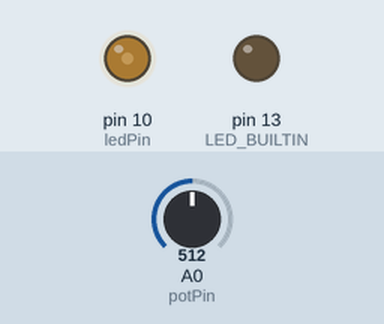
Simulated run of this sketch. Board: Arduino Uno, built with avr-gcc and run on an emulated ATmega328P. On the bench: output pins drawn as LEDs (lit = HIGH). The inputs (shaded band) are chosen by the test bench; at power-on: A0 (potPin) = 512.

Above: at 1.2 s.
1.3 s: A0 (potPin) set to 716
At 2.5 s:
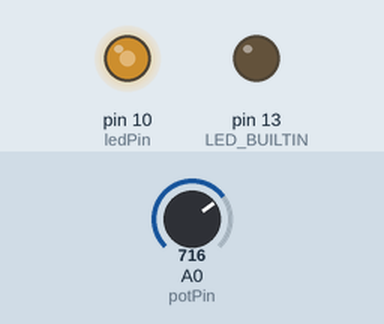
2.8 s: A0 (potPin) set to 900
At 3.8 s:
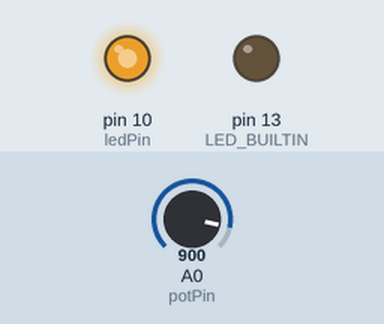
4.3 s: A0 (potPin) set to 511
At 4.9 s:
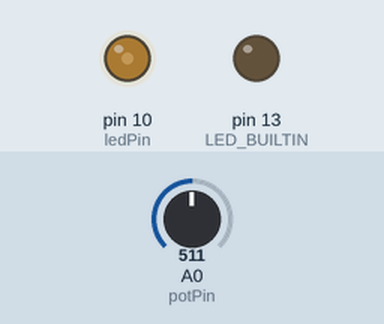
Timing chart, 0 to 7.3 s (numbered marks = the images above; inputs shaded):
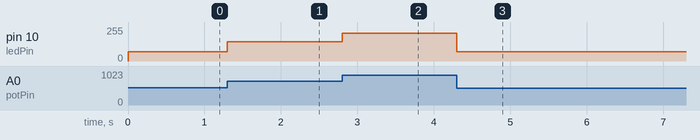

The sketch:

pot_dim.ino
```cpp
int ledPin=10;
int potPin=0;
int potValue;
void setup() {
  pinMode(ledPin,OUTPUT);
  pinMode(potValue,INPUT);
  pinMode(LED_BUILTIN,OUTPUT);
}

void loop() {

 potValue=analogRead(potPin);
 potValue=map(potValue,313,1023,0,255);
 analogWrite(ledPin,potValue);

}
```

Measured:
- after the input at 1.3 s, pin 10 (ledPin): 71/255 → 144/255 at once
- after the input at 2.8 s, pin 10 (ledPin): 144/255 → 210/255 at once
- after the input at 4.3 s, pin 10 (ledPin): 210/255 → 71/255 at once
